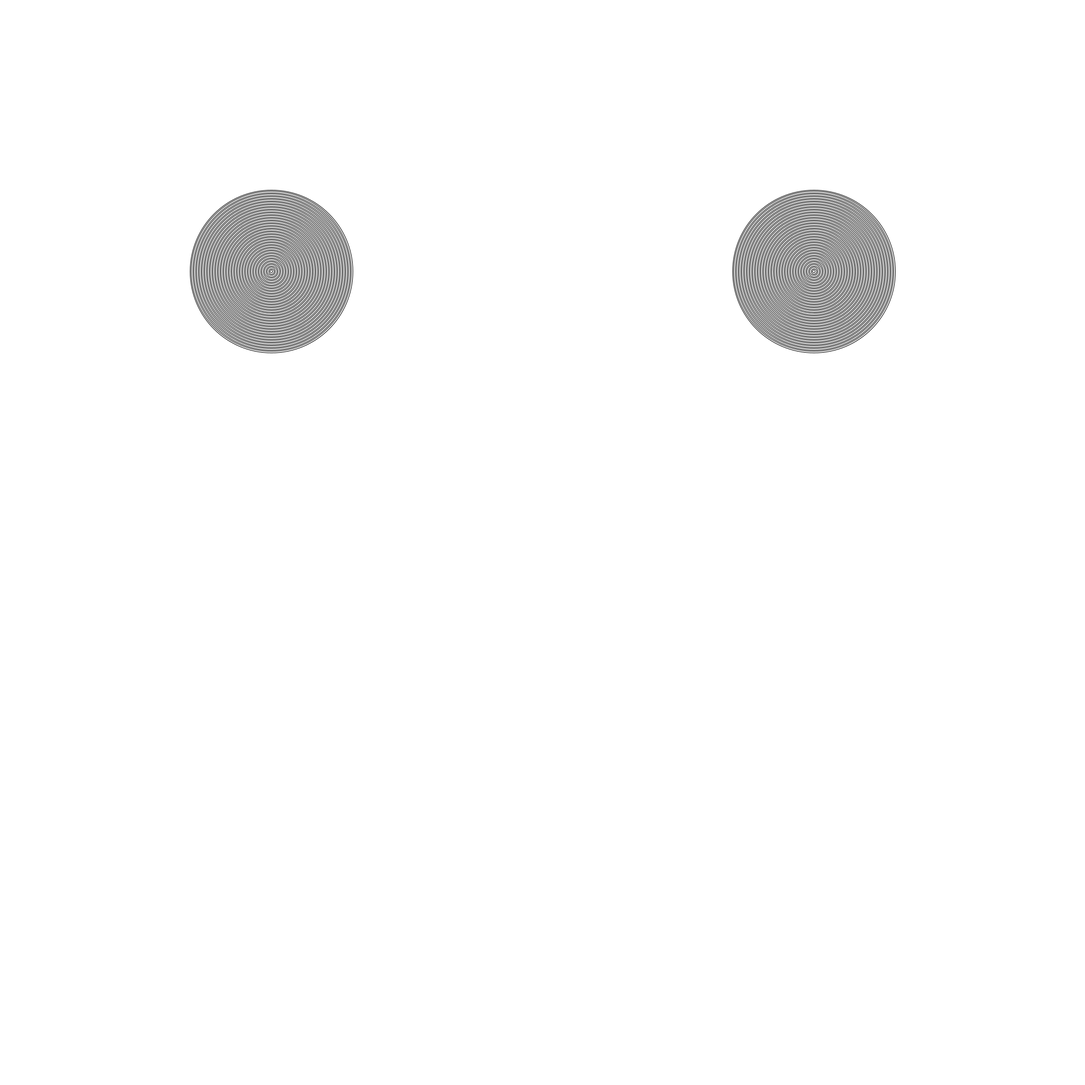
Frame 1 (no input)
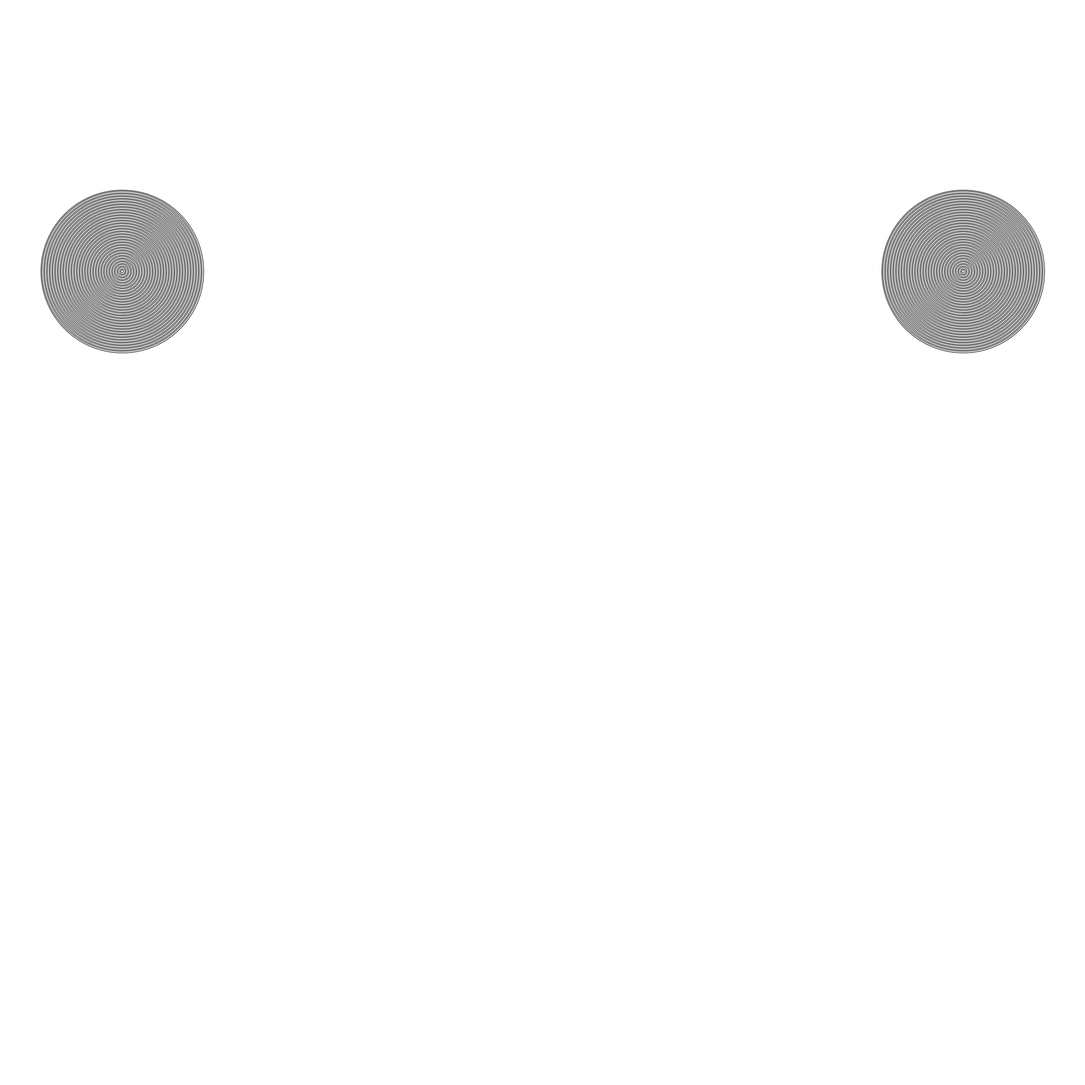
Frame 60 (the mouse pressed at the canvas centre just before this capture)
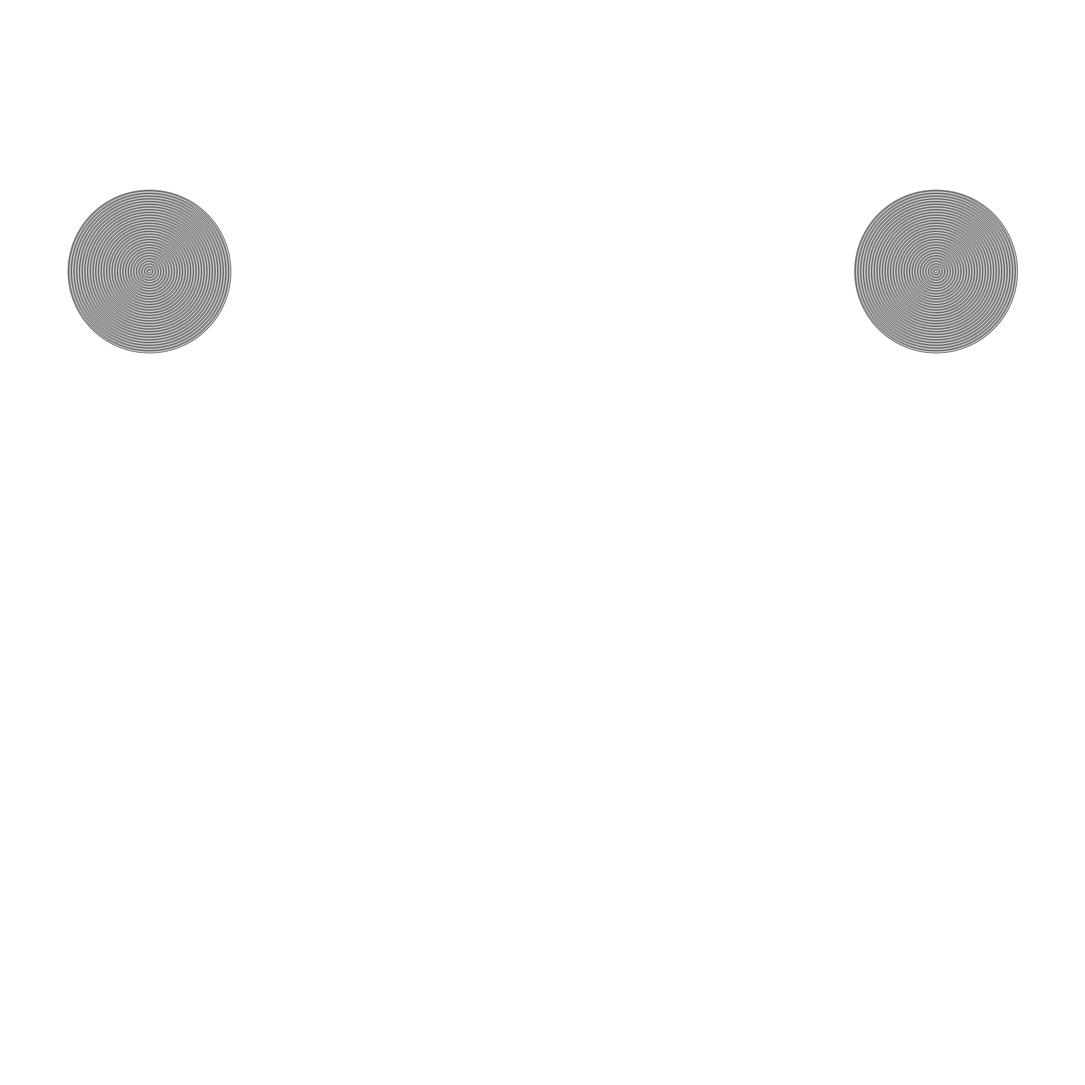
Frame 120 (the mouse held since frame 60 and released just before this capture)

The Processing sketch that drew these frames (run headless with seeded random() and noise(); from frame 60 on, the mouse is pressed at the canvas centre):

// Processing sketch: sketch_170730a
// ── sketch_170730a.pde
int x = 500;
int x2 = 1500;
int speed = 25;
void setup(){
   size(2000,2000);


}



void draw(){
  background(255,255,255);
  for (int a=300 ; a > 0; a-=5) {
      ellipse(x,500,a,a);
   
  } 
    x = x + speed;
  
  for (int i = 300; i > 0; i-=5) {
       ellipse(x2,500,i,i);
      
  }
     x2 = x2 - speed;
  
  if(x < 0){
    speed = -speed;
    
    
  }
  
  if(x>1850){
    speed = -speed;
  
  
  }
  
  
  
  
  
  
  
}
